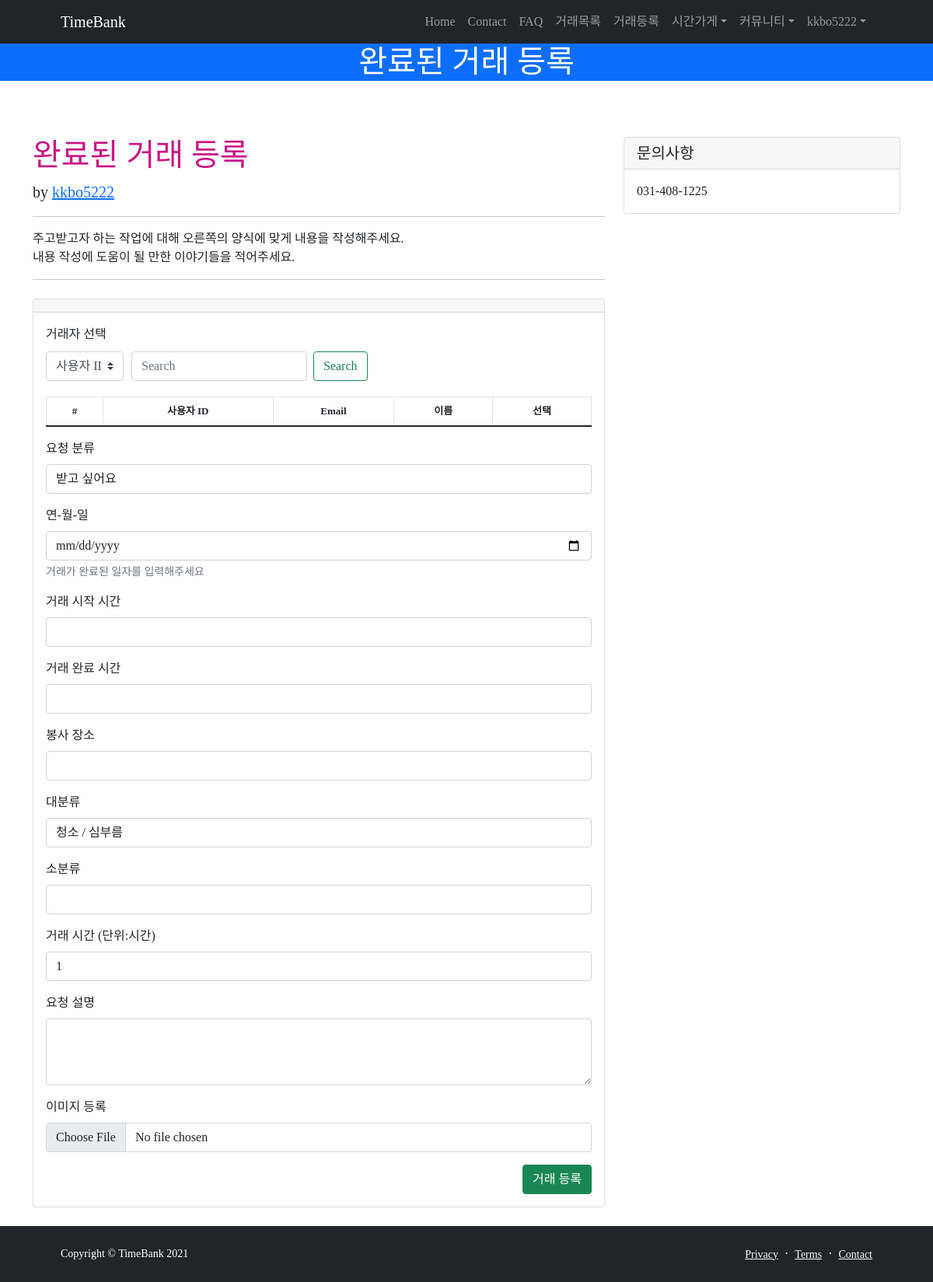
Before: /post/completed_post/completed_search (signed in) with the older database file.
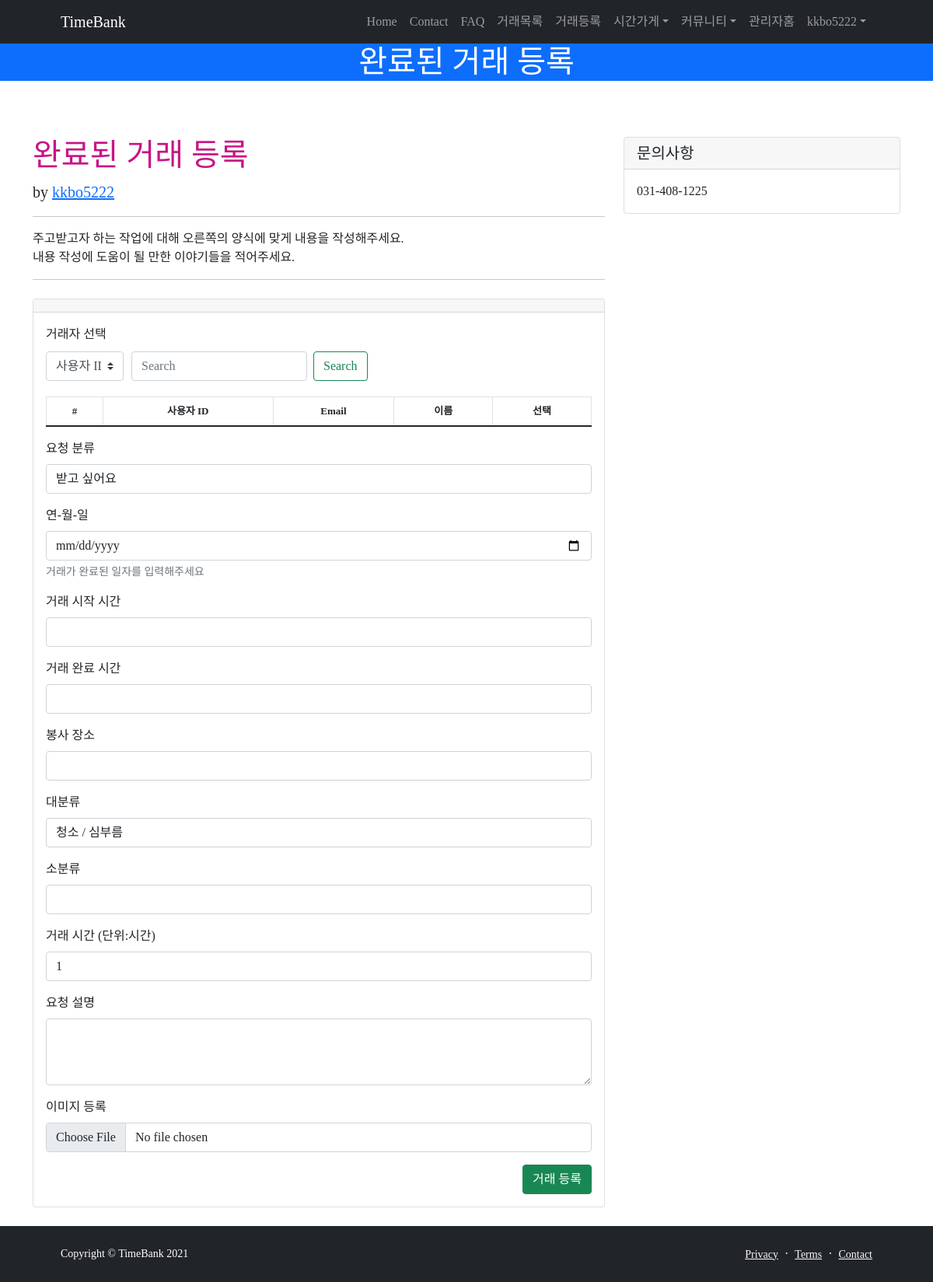
After: the same page with the newer database file.
### TimeBank_account/models.py (models this page shows, shortened)
class User(AbstractUser):
    username = models.CharField(max_length=64, verbose_name='사용자ID', unique=True)
    email = models.EmailField(max_length=128, verbose_name='E-mail')
    name = models.CharField(max_length=64, verbose_name='이름')
    password = models.CharField(max_length=100, verbose_name='비밀번호')
    contact = models.CharField(max_length=150, verbose_name='연락처')
    contactCk = models.BooleanField(default=True, null=True)
    birth = models.CharField(max_length=150, verbose_name='생년월일')
    user_age = models.CharField(max_length=50, verbose_name='연령대')
    gender_choice = [('여성','여성'),('남성','남성'),('기타','기타')]
    gender = models.CharField(max_length=2, choices=gender_choice, verbose_name='성별')
    balance = models.DecimalField(decimal_places=2, max_digits=5,verbose_name='잔액', default=0)
    registered_dtn = models.DateField(auto_now_add=True, verbose_name='가입일자')
    image = models.ImageField(upload_to="images/", blank=True)
    about = models.TextField(verbose_name="소개말", blank=True)
    object = CustomUserManager()
    user_mode = [('코디네이터','코디네이터'),('사용자','사용자')]
    mode = models.CharField(max_length=60, choices=user_mode, verbose_name='유저등급', default='사용자', null=True)
    star = models.IntegerField(validators=[MinValueValidator(1), MaxValueValidator(5)], null=True, verbose_name='평균평점')
    give_list = (('청소 / 심부름','청소 / 심부름'),
     ('몸 가꾸기 / 치장하기','몸 가꾸기 / 치장하기'),
     ('수선/ 수리','수선/ 수리'),
     ('상담','상담'),
     ('이동','이동'),
     ('먹기','먹기'),
     ('교육 / 여가생활','교육 / 여가생활'),
     ('정서지지','정서지지'),
     ('돌봄','돌봄'),
     ('식물 가꾸기','식물 가꾸기'),
     ('모임 장소 대여','모임 장소 대여'),
     ('의사소통','의사소통'),
     ('건강관리','건강관리'),
     ('기타','기타'),
     )
    give = models.CharField(max_length=50, choices=give_list, verbose_name='주고싶어요', default='청소 / 심부름')
    take_list = (('청소 / 심부름','청소 / 심부름'),
     ('몸 가꾸기 / 치장하기','몸 가꾸기 / 치장하기'),
     ('수선/ 수리','수선/ 수리'),
     ('상담','상담'),
     ('이동','이동'),
     ('먹기','먹기'),
     ('교육 / 여가생활','교육 / 여가생활'),
     ('정서지지','정서지지'),
     ('돌봄','돌봄'),
     ('식물 가꾸기','식물 가꾸기'),
     ('모임 장소 대여','모임 장소 대여'),
     ('의사소통','의사소통'),
     ('건강관리','건강관리'),
     ('기타','기타'),
     )
    take = models.CharField(max_length=50, choices=take_list, verbose_name='받고싶어요', default='청소 / 심부름')
    tags = TaggableManager(verbose_name='tags', blank=True, through=TaggedProperty)
    def __str__(self):
        return self.username
    class Meta:
        db_table = 'TimeBank_user'

### TimeBank_app/views.py (the view)
# urls.py: path('completed_post/completed_search', completed_search, name="completed_search"),
@login_required
def completed_search(request):
    users = None
    query = None
    if 'q' in request.GET:
        query = request.GET.get('q')
        users = User.objects.all().filter(Q(username__contains=query))
    context = {
        'users':users,
        'query':query
        }
    return render(request, 'completed_search.html', context)

### TimeBank_app/templates/completed_search.html (shortened to what the changed rows need)
{% extends 'base.html' %}
{% load static %}
    {% block content %}
  <header class="bg-primary text-white">
    <div class="container text-center">
      <h1>완료된 거래 등록</h1>
    </div>
  </header>
  <div class="container">
    <div class="row">
      <div class="col-lg-8">
        <h1 class="mt-4" style="color:mediumvioletred;">완료된 거래 등록</h1>
        <p class="lead">
          by
          <a href="#">{{ request.user }}</a>
        </p>
        <div class="card my-4">
          <div class="card-body">
            {% if user.is_authenticated %}
          <form action="{% url 'completed_create' %}" method="post" enctype="multipart/form-data">
          {% if user %}
          <table id="example" class="table table-striped table-bordered" style="width:100%">
              <thead>
                <tr>
                  <th style="font-size: 13px; text-align: center;">#</th>
                  <th style="font-size: 13px; text-align: center;">사용자 ID</th>
                  <th style="font-size: 13px; text-align: center;">Email</th>
                  <th style="font-size: 13px; text-align: center;">이름</th>
                  <th style="font-size: 13px; text-align: center;">선택</th>
                 </tr>
              </thead>
              </table>
          {% else %}
          <br>
          <h3>🙅‍♀️ 검색된 결과가 없습니다.</h3>
          {% endif %}
            </form>
              {% else %}
              <script type="text/javascript">
                alert('로그인 후, 이용하실 수 있습니다.')
                window.location.href = '{% url "login" %}';
              </script>
              {% endif %}
          </div>
        </div>
      </div>
    </div>
  </div>
</main>
</body>
</html>
{% endblock %}

### TimeBank_proj/templates/base.html (shortened to what this page needs)
{% load static %}
<!DOCTYPE html>
<html lang="en">
    <head>
 <link href="{% static 'vendor/bootstrap/css/bootstrap.min.css' %}" rel="stylesheet">
 <link href="{% static 'css/blog-post.css' %}" rel="stylesheet">
 <link href="{% static 'css/styles.css' %}" rel="stylesheet">
  <link rel="stylesheet" href="//cdnjs.cloudflare.com/ajax/libs/timepicker/1.3.5/jquery.timepicker.min.css">
</head>
<body id="page-top" style="padding-top: 0px;">
    <main class="flex-shrink-0">
        <nav class="navbar navbar-expand-lg navbar-dark bg-dark">
            <div class="container px-5">
                <a class="navbar-brand" href="{% url 'index' %}">TimeBank</a>
                <div class="collapse navbar-collapse" id="navbarSupportedContent">
                    <ul class="navbar-nav ms-auto mb-2 mb-lg-0">
                        <li class="nav-item"><a class="nav-link" href="{% url 'index' %}">Home</a></li>
                        <li class="nav-item"><a class="nav-link" href="#" onclick="prepare()">Contact</a></li>
                        <li class="nav-item"><a class="nav-link" href="#" onclick="prepare()">FAQ</a></li>
                        <li class="nav-item"><a class="nav-link" href="{% url 'post_list' %}" >거래목록</a></li>
                        <li class="nav-item"><a class="nav-link" href="{% url 'new_post_step1' %}" >거래등록</a></li>
                        <li class="nav-item dropdown">
                          <a class="nav-link dropdown-toggle" id="navbarDropdownBlog" href="#" role="button" data-bs-toggle="dropdown" aria-expanded="false">시간가게</a>
                      </li>
                        <li class="nav-item dropdown">
                            <a class="nav-link dropdown-toggle" id="navbarDropdownBlog" href="#" role="button" data-bs-toggle="dropdown" aria-expanded="false">커뮤니티</a>
                        </li>
                        {% if user.is_authenticated %}
                            {% if request.user.mode == '사용자' %}
                                <li class="nav-item dropdown">
                                    <a class="nav-link dropdown-toggle" id="navbarDropdownPortfolio" href="#" role="button" data-bs-toggle="dropdown" aria-expanded="false">{{ user.get_username }}</a>
                                </li>
                            {% else %}
                                <li class="nav-item"><a class="nav-link" href="#">관리자홈</a></li>
                                <li class="nav-item dropdown">
                                    <a class="nav-link dropdown-toggle" id="navbarDropdownPortfolio" href="#" role="button" data-bs-toggle="dropdown" aria-expanded="false">{{ user.get_username }}</a>
                                </li>
                            {% endif %}
                        {% else %}
                        <li class="nav-item"><a class="nav-link" href="{% url 'login' %}">로그인</a></li>
                        <li class="nav-item"><a class="nav-link" href="{% url 'register' %}">회원가입</a></li>
                        {% endif %}
                    </ul>
                </div>
            </div>
        </nav>
        {% block content %}
        {% endblock %}

Changed rows visible on the page:
changed User "kkbo5222": mode "사용자" → "코디네이터" (drawn)
Other visible differences:
text now shown: "관리자홈"
